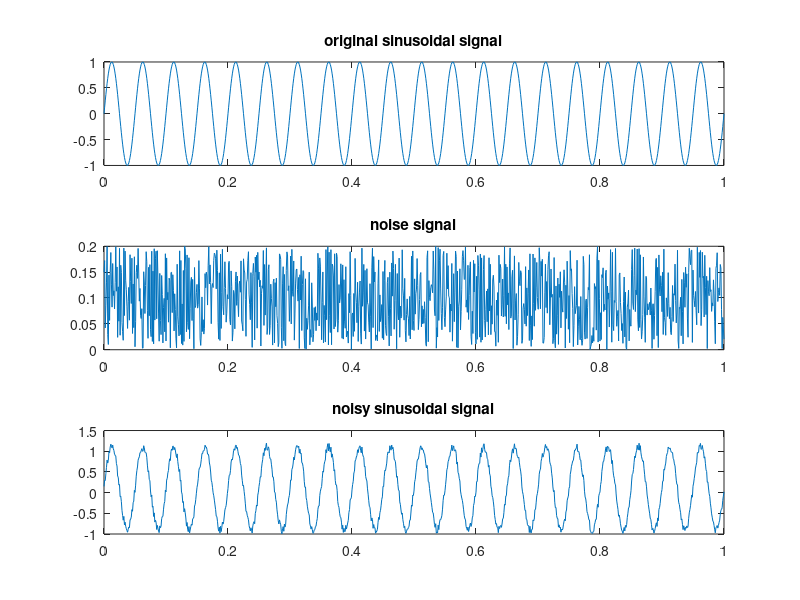
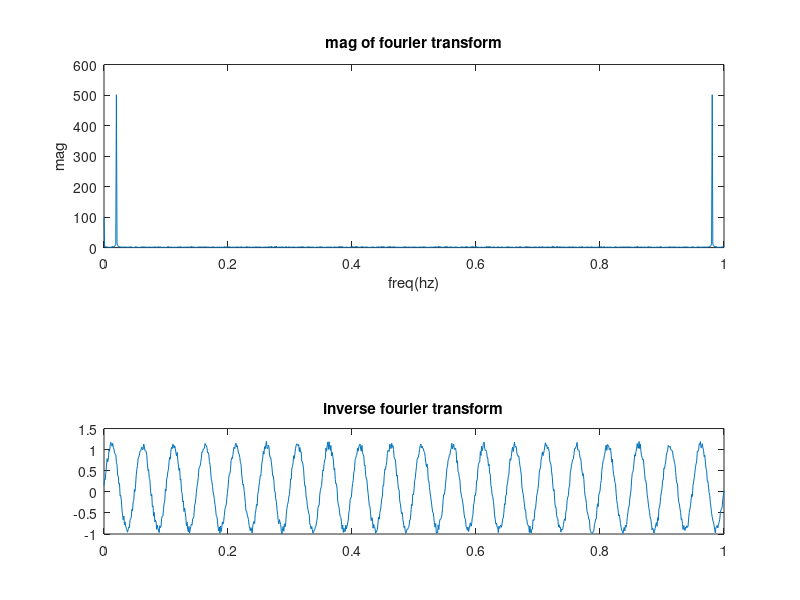

Write the MATLAB code that produced these figures, in order.
clc;
clear all;
close all;
f=20;
t=0:0.001:1;
x= sin(2*pi*f*t);
subplot(3,1,1);
plot(t,x);
title('original sinusoidal signal');
n=0.2*rand(size(t));
subplot(3,1,2);
plot(t,n);
title("noise signal");
ns=x+n;
subplot(3,1,3);
plot(t,ns);
title('noisy sinusoidal signal');
fns=fft(ns);
figure;
subplot(2,1,1);
plot(t,abs(fns));
title('mag of fourier transform');
xlabel('freq(hz)');
ylabel('mag');
subplot(2,1,2)
plot(t,angle(fns));
title('phase of transform');
xlabel('freq(hz)');
ylabel('phase(radians)');
subplot(3,1,3);
ifns=ifft(fns);
plot(t,ifns);
title('inverse fourier transform');
